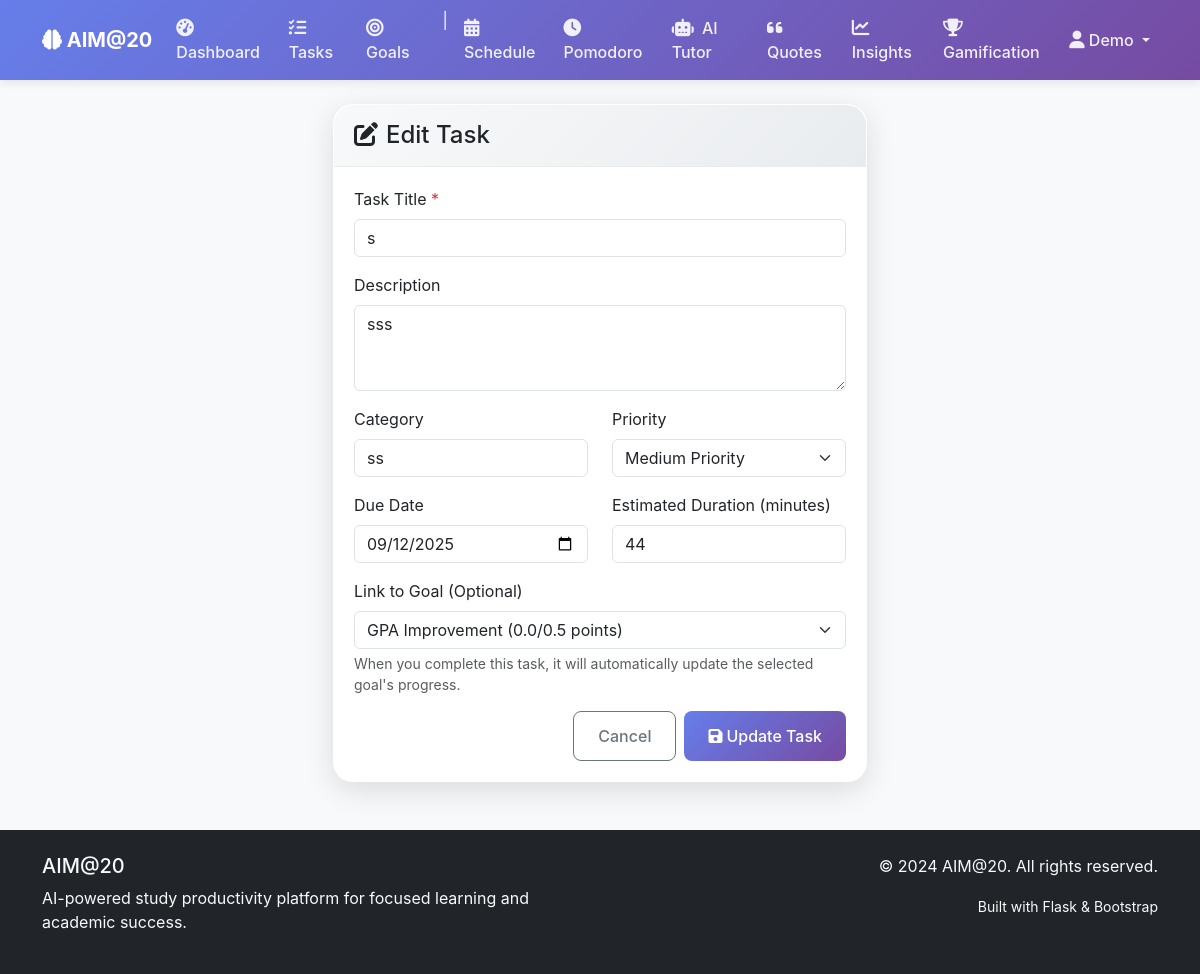
/tasks/1/edit (signed in), run on the app's committed database.
### app/models.py (models this page shows, shortened)
class User(UserMixin, db.Model):
    id = db.Column(db.Integer, primary_key=True)
    username = db.Column(db.String(80), unique=True, nullable=False)
    email = db.Column(db.String(120), unique=True, nullable=False)
    password_hash = db.Column(db.String(128), nullable=False)
    is_admin = db.Column(db.Boolean, default=False)
    created_at = db.Column(db.DateTime, default=datetime.utcnow)
    last_login = db.Column(db.DateTime)
    tasks = db.relationship('Task', backref='user', lazy=True, cascade='all, delete-orphan')
    goals = db.relationship('Goal', backref='user', lazy=True, cascade='all, delete-orphan')
    schedules = db.relationship('Schedule', backref='user', lazy=True, cascade='all, delete-orphan')
    pomodoro_sessions = db.relationship('PomodoroSession', backref='user', lazy=True, cascade='all, delete-orphan')
    achievements = db.relationship('Achievement', backref='user', lazy=True, cascade='all, delete-orphan')
    user_settings = db.relationship('UserSettings', backref='user', lazy=True, cascade='all, delete-orphan', uselist=False)
    productivity_data = db.relationship('UserProductivity', backref='user', lazy=True, cascade='all, delete-orphan')
    ai_chats = db.relationship('AIChat', backref='user', lazy=True, cascade='all, delete-orphan')
    quizzes = db.relationship('Quiz', backref='user', lazy=True, cascade='all, delete-orphan')
    quiz_attempts = db.relationship('QuizAttempt', backref='user', lazy=True, cascade='all, delete-orphan')

class Task(db.Model):
    id = db.Column(db.Integer, primary_key=True)
    user_id = db.Column(db.Integer, db.ForeignKey('user.id'), nullable=False)
    title = db.Column(db.String(200), nullable=False)
    description = db.Column(db.Text)
    category = db.Column(db.String(50))  # e.g., 'study', 'assignment', 'review'
    priority = db.Column(db.String(10), default='medium')  # 'low', 'medium', 'high'
    due_date = db.Column(db.DateTime)
    completed = db.Column(db.Boolean, default=False)
    completed_at = db.Column(db.DateTime)
    estimated_duration = db.Column(db.Integer)  # in minutes
    actual_duration = db.Column(db.Integer)  # in minutes
    order = db.Column(db.Integer, default=0)  # For drag & drop ordering
    goal_id = db.Column(db.Integer, db.ForeignKey('goal.id'), nullable=True)  # Link to goal
    created_at = db.Column(db.DateTime, default=datetime.utcnow)
    goal = db.relationship('Goal', backref=db.backref('tasks', lazy=True, cascade='all, delete-orphan'))
    schedule_tasks = db.relationship('ScheduleTask', back_populates='task', cascade='all, delete-orphan')
    pomodoro_sessions = db.relationship('PomodoroSession', backref='task', lazy=True, cascade='all, delete-orphan')

### app/routes/tasks.py (the view, shortened to what this page needs)
@tasks_bp.route('/<int:task_id>/edit', methods=['GET', 'POST'])
@login_required
def edit(task_id):
    task = Task.query.filter_by(id=task_id, user_id=current_user.id).first_or_404()
    from app.models import Goal
    goals = Goal.query.filter_by(user_id=current_user.id, achieved=False).order_by(Goal.title).all()
    return render_template('tasks/edit.html', title='Edit Task', task=task, goals=goals)

### app/__init__.py (called while the page is built)
@login_manager.user_loader
def load_user(user_id):
    from app.models import User
    return User.query.get(int(user_id))

### app/templates/tasks/edit.html (shortened to what this page needs)
{% extends "base.html" %}
{% block content %}
<div class="container">
    <div class="row justify-content-center">
        <div class="col-md-8 col-lg-6">
            <div class="card">
                <div class="card-header">
                    <h4 class="mb-0"><i class="fas fa-edit me-2"></i>Edit Task</h4>
                </div>
                <div class="card-body">
                    <form method="POST" action="{{ url_for('tasks.edit', task_id=task.id) }}">
                        <div class="mb-3">
                            <label for="title" class="form-label">Task Title <span class="text-danger">*</span></label>
                            <input type="text" class="form-control" id="title" name="title" required
                                   maxlength="200" value="{{ task.title }}">
                        </div>
                        <div class="mb-3">
                            <label for="description" class="form-label">Description</label>
                            <textarea class="form-control" id="description" name="description" rows="3">{{ task.description or '' }}</textarea>
                        </div>
                        <div class="row">
                            <div class="col-md-6 mb-3">
                                <label for="category" class="form-label">Category</label>
                                <input type="text" class="form-control" id="category" name="category"
                                       value="{{ task.category or '' }}">
                            </div>
                            <div class="col-md-6 mb-3">
                                <label for="priority" class="form-label">Priority</label>
                                <select class="form-select" id="priority" name="priority">
                                    <option value="medium" {{ 'selected' if task.priority == 'medium' else '' }}>Medium Priority</option>
                                </select>
                            </div>
                        </div>
                        <div class="row">
                            <div class="col-md-6 mb-3">
                                <label for="due_date" class="form-label">Due Date</label>
                                <input type="date" class="form-control" id="due_date" name="due_date"
                                       value="{{ task.due_date.strftime('%Y-%m-%d') if task.due_date else '' }}">
                            </div>
                            <div class="col-md-6 mb-3">
                                <label for="estimated_duration" class="form-label">Estimated Duration (minutes)</label>
                                <input type="number" class="form-control" id="estimated_duration" name="estimated_duration"
                                       min="1" value="{{ task.estimated_duration or '' }}">
                            </div>
                        </div>
                        <div class="mb-3">
                            <label for="goal_id" class="form-label">Link to Goal (Optional)</label>
                            <select class="form-select" id="goal_id" name="goal_id">
                                {% for goal in goals %}
                                <option value="{{ goal.id }}" {{ 'selected' if task.goal_id == goal.id else '' }}>
                                    {{ goal.title }} ({{ "%.1f"|format(goal.current_value) }}/{{ "%.1f"|format(goal.target_value) }} {{ goal.unit }})
                                </option>
                                {% endfor %}
                            </select>
                            <div class="form-text">When you complete this task, it will automatically update the selected goal's progress.</div>
                        </div>
                        <div class="d-flex gap-2 justify-content-end">
                            <a href="{{ url_for('tasks.view', task_id=task.id) }}" class="btn btn-outline-secondary">Cancel</a>
                            <button type="submit" class="btn btn-primary">
                                <i class="fas fa-save me-1"></i>Update Task
                            </button>
                        </div>
                    </form>
                </div>
            </div>
        </div>
    </div>
</div>
{% endblock %}

### app/templates/base.html (shortened to what this page needs)
<!DOCTYPE html>
<html lang="en">
<head>
    <link href="https://cdn.jsdelivr.net/npm/bootstrap@5.3.0/dist/css/bootstrap.min.css" rel="stylesheet">
    <link rel="stylesheet" href="https://cdnjs.cloudflare.com/ajax/libs/font-awesome/6.4.0/css/all.min.css">
    <link rel="stylesheet" href="{{ url_for('static', filename='css/style.css') }}">
</head>
<body>
    <nav class="navbar navbar-expand-lg navbar-dark bg-primary">
        <div class="container">
            <a class="navbar-brand" href="{{ url_for('main.index') }}">
                <i class="fas fa-brain"></i> AIM@20
            </a>
            <div class="collapse navbar-collapse" id="navbarNav">
                <ul class="navbar-nav me-auto">
                    {% if current_user.is_authenticated %}
                        <li class="nav-item">
                            <a class="nav-link {% if request.endpoint == 'main.dashboard' %}active{% endif %}" href="{{ url_for('main.dashboard') }}"
                               data-bs-toggle="tooltip" data-bs-placement="bottom" title="Your productivity dashboard">
                                <i class="fas fa-tachometer-alt me-1"></i>
                                <span class="d-none d-lg-inline">Dashboard</span>
                            </a>
                        </li>
                        <li class="nav-item">
                            <a class="nav-link" href="{{ url_for('tasks.index') }}" data-bs-toggle="tooltip" data-bs-placement="bottom" title="Manage your study tasks">
                                <i class="fas fa-tasks me-1"></i>
                                <span class="d-none d-lg-inline">Tasks</span>
                            </a>
                        </li>
                        <li class="nav-item">
                            <a class="nav-link " href="{{ url_for('goals.index') }}" data-bs-toggle="tooltip" data-bs-placement="bottom" title="Track your study goals">
                                <i class="fas fa-bullseye me-1"></i>
                                <span class="d-none d-lg-inline">Goals</span>
                            </a>
                        </li>
                        <li class="nav-item"><span class="navbar-text text-white mx-2">|</span></li>
                        <li class="nav-item">
                            <a class="nav-link " href="{{ url_for('schedules.index') }}" data-bs-toggle="tooltip" data-bs-placement="bottom" title="AI-generated study schedules">
                                <i class="fas fa-calendar-alt me-1"></i>
                                <span class="d-none d-lg-inline">Schedule</span>
                            </a>
                        </li>
                        <li class="nav-item">
                            <a class="nav-link " href="{{ url_for('pomodoro.index') }}" data-bs-toggle="tooltip" data-bs-placement="bottom" title="Focus timer with Pomodoro technique">
                                <i class="fas fa-clock me-1"></i>
                                <span class="d-none d-lg-inline">Pomodoro</span>
                            </a>
                        </li>
                        <li class="nav-item">
                            <a class="nav-link " href="{{ url_for('ai_tutor.index') }}" data-bs-toggle="tooltip" data-bs-placement="bottom" title="AI-powered study assistance">
                                <i class="fas fa-robot me-1"></i>
                                <span class="d-none d-lg-inline">AI Tutor</span>
                            </a>
                        </li>
                        <li class="nav-item">
                            <a class="nav-link " href="{{ url_for('quotes.index') }}" data-bs-toggle="tooltip" data-bs-placement="bottom" title="Motivational quotes collection">
                                <i class="fas fa-quote-left me-1"></i>
                                <span class="d-none d-lg-inline">Quotes</span>
                            </a>
                        </li>
                        <li class="nav-item">
                            <a class="nav-link " href="{{ url_for('insights.index') }}" data-bs-toggle="tooltip" data-bs-placement="bottom" title="Productivity analytics and insights">
                                <i class="fas fa-chart-line me-1"></i>
                                <span class="d-none d-lg-inline">Insights</span>
                            </a>
                        </li>
                        <li class="nav-item">
                            <a class="nav-link " href="{{ url_for('gamification.index') }}" data-bs-toggle="tooltip" data-bs-placement="bottom" title="Badges, streaks, and achievements">
                                <i class="fas fa-trophy me-1"></i>
                                <span class="d-none d-lg-inline">Gamification</span>
                            </a>
                        </li>
                    {% endif %}
                </ul>
                <ul class="navbar-nav">
                    {% if current_user.is_authenticated %}
                        <li class="nav-item dropdown">
                            <a class="nav-link dropdown-toggle" href="#" id="userDropdown" role="button" data-bs-toggle="dropdown">
                                <i class="fas fa-user"></i> {{ current_user.username }}
                            </a>
                        </li>
                    {% endif %}
                </ul>
            </div>
        </div>
    </nav>
    <main class="container mt-4">
        {% block content %}{% endblock %}
    </main>
    <footer class="bg-dark text-light mt-5 py-4">
        <div class="container">
            <div class="row">
                <div class="col-md-6">
                    <h5>AIM@20</h5>
                    <p>AI-powered study productivity platform for focused learning and academic success.</p>
                </div>
                <div class="col-md-6 text-md-end">
                    <p>&copy; 2024 AIM@20. All rights reserved.</p>
                    <p><small>Built with Flask & Bootstrap</small></p>
                </div>
            </div>
        </div>
    </footer>
</body>
</html>

### app/static/css/style.css (style rules this page uses)
body { font-family: 'Inter', 'Segoe UI', Tahoma, Geneva, Verdana, sans-serif; background: #f8f9fa; min-height: 100vh; }
.navbar { background: #007bff; box-shadow: 0 2px 4px rgba(0,0,0,0.1); z-index: 1030; }
.navbar-brand { font-weight: 700; color: white !important; }
.navbar-nav .nav-link { font-weight: 500; color: rgba(255, 255, 255, 0.9) !important; }
.navbar-nav .nav-link i { font-size: 1.1em; }
.navbar-nav .nav-link { transition: all 0.3s cubic-bezier(0.4, 0, 0.2, 1); }
.navbar { background: linear-gradient(135deg, #667eea 0%, #764ba2 100%); box-shadow: 0 2px 10px rgba(0, 0, 0, 0.1); }
.navbar-brand { font-weight: bold; font-size: 1.25rem; }
.card { border: none; border-radius: 10px; box-shadow: 0 4px 6px rgba(0, 0, 0, 0.1); }
.btn { border-radius: 6px; padding: 0.75rem 1.5rem; font-weight: 500; }
.btn-primary { background: #007bff; border: none; }
.card { background: rgba(255, 255, 255, 0.95); backdrop-filter: blur(20px); -webkit-backdrop-filter: blur(20px); border: 1px solid rgba(255, 255, 255, 0.2); box-shadow: 0 20px 60px rgba(0, 0, 0, 0.1); border-radius: 20px; transition: all 0.4s cubic-bezier(0.4, 0, 0.2, 1); animation: fadeInUp 0.6s ease-out; }
.card-header { background: linear-gradient(135deg, #f8f9fa 0%, #e9ecef 100%); border-bottom: 1px solid rgba(0, 0, 0, 0.1); padding: 1.5rem 2rem; border-radius: 20px 20px 0 0 !important; }
.card-body { padding: 2rem; }
.card { box-shadow: 0 8px 30px rgba(0, 0, 0, 0.12); border: none; border-radius: 20px; transition: all 0.4s cubic-bezier(0.4, 0, 0.2, 1); backdrop-filter: blur(20px); -webkit-backdrop-filter: blur(20px); background: rgba(255, 255, 255, 0.9); border: 1px solid rgba(255, 255, 255, 0.2); animation: fadeInUp 0.6s ease-out; animation-fill-mode: both; }
.card-header { background-color: #f8f9fa; border-bottom: 1px solid #e9ecef; padding: 1rem 1.25rem; }
.card-body { padding: 1.25rem; }
.btn { border-radius: 8px; font-weight: 500; transition: all 0.2s ease; }
.btn { position: relative; overflow: hidden; transition: all 0.3s cubic-bezier(0.4, 0, 0.2, 1); }
.btn::before { content: ''; position: absolute; top: 50%; left: 50%; width: 0; height: 0; background: rgba(255, 255, 255, 0.2); border-radius: 50%; transform: translate(-50%, -50%); transition: width 0.6s, height 0.6s; }
.btn-primary { background: linear-gradient(135deg, #667eea 0%, #764ba2 100%); border: none; position: relative; overflow: hidden; }
.btn-primary::after { content: ''; position: absolute; top: 0; left: -100%; width: 100%; height: 100%; background: linear-gradient(90deg, transparent, rgba(255, 255, 255, 0.2), transparent); transition: left 0.5s; }
.fas, .far { transition: all 0.3s ease; }

### data on the page
User: username "Demo"
Task: title "s", description "sss", category "ss", due_date "09/12/2025", estimated_duration "44"

### other printed values
form field goal_id "GPA Improvement (0.0/0.5 points)"
